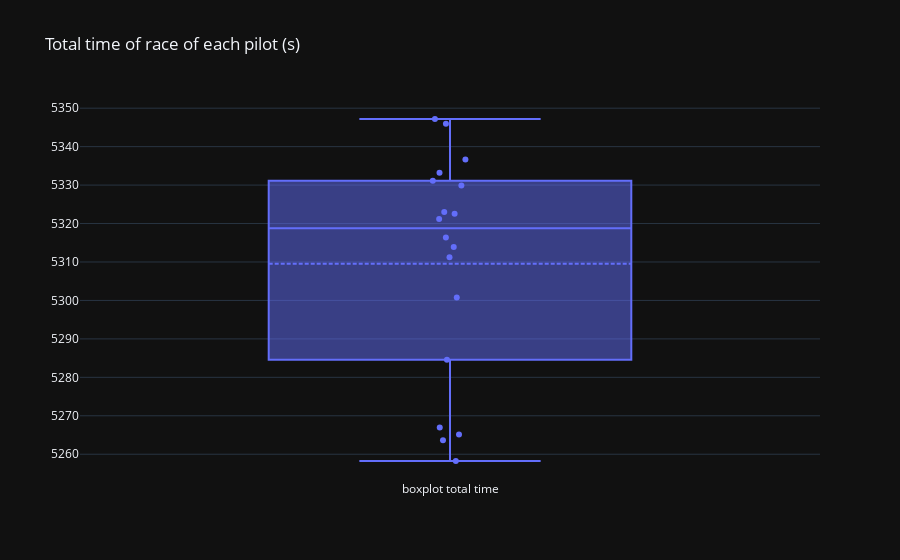

This figure's notebook cell:
### Code cell
fig = go.Figure(layout=go.Layout(title="Total time of race of each pilot (s)", template="plotly_dark"))
fig.add_trace(go.Box(y=last_gp["time"], name="boxplot total time", boxpoints="all", jitter=0.1, pointpos=0, boxmean=True, text=last_gp["pilot"]))

### Figure 1 — Plotly figure (JSON) as saved in the notebook; plotly's stock layout.template omitted (floating-point values rounded to 4 significant figures)
{"data": [{"boxmean": true, "boxpoints": "all", "jitter": 0.1, "name": "boxplot total time", "pointpos": 0, "text": ["ver", "per", "alo", "rus", "sai", "ham", "lec", "gas", "oco", "mag", "tsu", "str", "bot", "alb", "hul", "zho", "nor", "dev", "pia", "sar"], "type": "box", "y": [5258.0, 5264.0, 5285.0, 5265.0, 5301.0, 5267.0, 5311.0, 5314.0, 5316.0, 5321.0, 5323.0, 5323.0, 5330.0, 5331.0, 5333.0, 5337.0, 5346.0, 5347.0, null, null]}], "layout": {"title": {"text": "Total time of race of each pilot (s)"}}}
